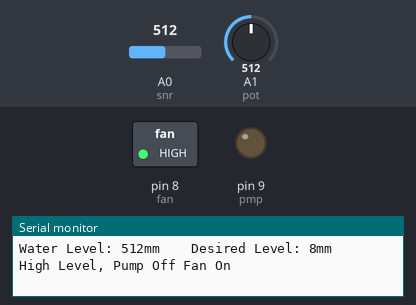
This sketch was run on a simulated Arduino Uno, built with avr-gcc and run on an emulated ATmega328P. Parts: switched loads named in the sketch (green lamp = pin HIGH), output pins drawn as LEDs (lit = HIGH), the last lines printed to the serial monitor. Inputs (shaded band) come from the test bench; at power-on: A0 (snr) = 512, A1 (pot) = 512.

Above: at 5.8 s.
5.9 s: A0 (snr) set to 15
11.9 s: A0 (snr) set to 12
At 15.5 s:
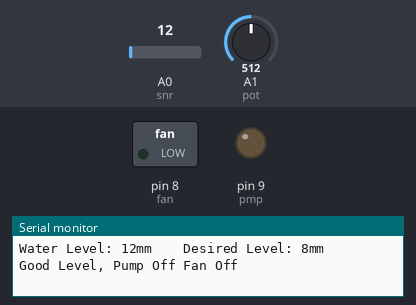
17.9 s: A0 (snr) set to 0
At 20.7 s:
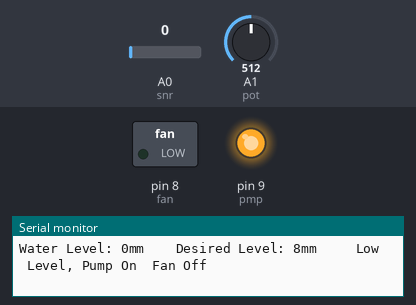
23.9 s: A0 (snr) set to 122
At 25.9 s:
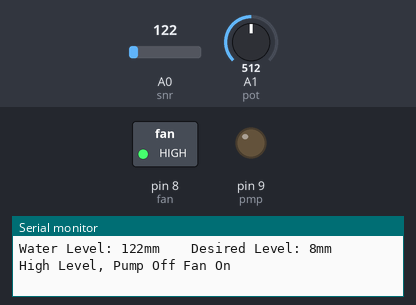
Timing chart, 0 to 27.4 s (numbered marks = the images above; inputs shaded):
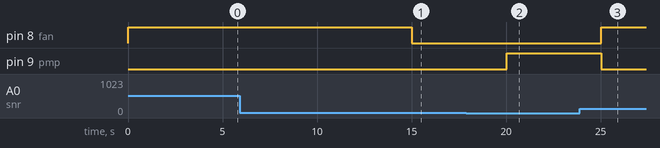

The sketch:

water_sensor.ino
```cpp
#define fan 8
#define pmp 9
#define snr A0
#define pot A1
#define cal 60

int val,dLvl;

void setup() {
  Serial.begin(9600);
  pinMode(fan, OUTPUT);
  pinMode(pmp, OUTPUT);
}

void loop() {

  val = analogRead(snr);
  dLvl = analogRead(pot)/cal;
  Serial.print("Water Level: ");
  Serial.print(val);
  Serial.print("mm \t Desired Level: ");
  Serial.print(dLvl);
  Serial.print("mm \t\t");

  if (val < dLvl - 5){
    digitalWrite(pmp,HIGH);
    digitalWrite(fan,LOW);
    Serial.println("Low  Level, Pump On  Fan Off");

  } else if (val > dLvl + 5) {
    digitalWrite(fan,HIGH);
    digitalWrite(pmp,LOW);
    Serial.println("High Level, Pump Off Fan On");

  } else{
    digitalWrite(pmp,LOW);
    digitalWrite(fan,LOW);

    Serial.println("Good Level, Pump Off Fan Off");

  }

  delay(5000);
}
```

Measured:
- the behaviour switches between 14 and 13 on A0 (snr) (found by bisection; images 0 and 1)
- after the input at 11.9 s, pin 8 (fan): HIGH → LOW after 3.1 s
- after the input at 17.9 s, pin 9 (pmp): LOW → HIGH after 2.1 s
- after the input at 23.9 s, pin 8 (fan): LOW → HIGH after 1.1 s; pin 9 (pmp): HIGH → LOW after 1.1 s
